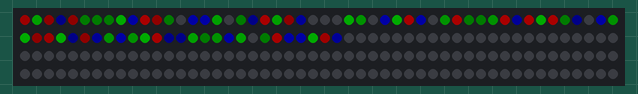
Simulated run of this program. Board: CircuitPython board. Parts: 200 RGB LEDs in strip order, left to right, continuing on the next row. Dim RGB values are drawn brighter than linear; random numbers come from a fixed seed; what the program prints to the serial console is not drawn.

Above: at 0.8 s.
At 1.5 s:
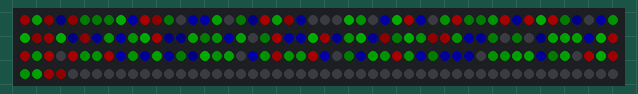
At 2.6 s:
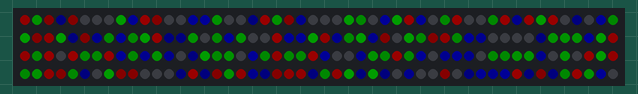
At 3.69 s:
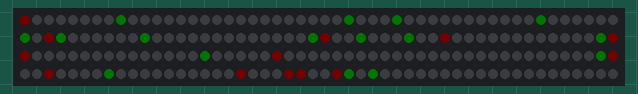

The program:

off-func.py
```python
# Simple test for NeoPixels on Raspberry Pi
import time
import board
import neopixel
import random

# NeoPixels must be connected to D10, D12, D18 or D21 to work.
pixel_pin = board.D18

# The number of NeoPixels
num_pixels = 200

# For RGBW NeoPixels, simply change the ORDER to RGBW or GRBW.
ORDER = neopixel.GRB

pixels = neopixel.NeoPixel(pixel_pin, num_pixels, brightness=0.2, auto_write=False,
                           pixel_order=ORDER)

def wheel(pos):
    # Input a value 0 to 255 to get a color value.
    # The colours are a transition r - g - b - back to r.
    if pos < 0 or pos > 255:
        r = g = b = 0
    elif pos < 85:
        r = int(pos * 3)
        g = 0 # int(255 - pos*3)
        b = 0
    elif pos < 170:
        pos -= 85
        r = 0 # int(255 - pos*3)
        g = 0
        b = int(pos*3)
    else:
        pos -= 170
        r = 0
        g = int(pos*3)
        b = 0 # int(255 - pos*3)
    return (r, g, b) if ORDER == neopixel.RGB or ORDER == neopixel.GRB else (r, g, b, 0)

wait = 1

def poxey(wait):
   for i in range(num_pixels):  # start, stop, range
      pixels[i] = wheel(random.randrange(0,255,25))
      pixels.show()


# global verables

# brightness			= desired brightness
# CURRENT_brightness		= current brightness
# num_pixels			= number of pixels in the array


def off(wait):
    steps = wait*30
    pixelSteps = [(pixel[0]/steps,pixel[1]/steps,pixel[2]/steps) for pixel in pixels]
    print(pixelSteps)
    while True:
        for i in range(len(pixels)):
            pixels[i]=(max(0,int(pixels[i][0]-pixelSteps[i][0])), max(0,int(pixels[i][1]-pixelSteps[i][1])),max(0,int(pixels[i][2]-pixelSteps[i][2])))
        print(pixels)
        time.sleep(1/30)
        pixels.show()

poxey(1)
off(1)
```

Measured:
- what the display in image 1 shows lasts 0.4 s, from 1.4 s to 1.8 s
